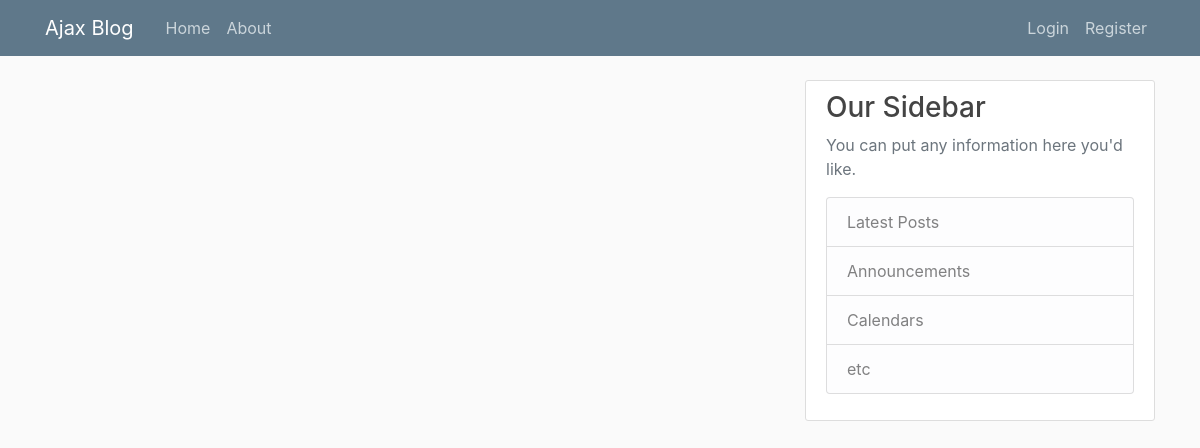
The app's page /home, older data.
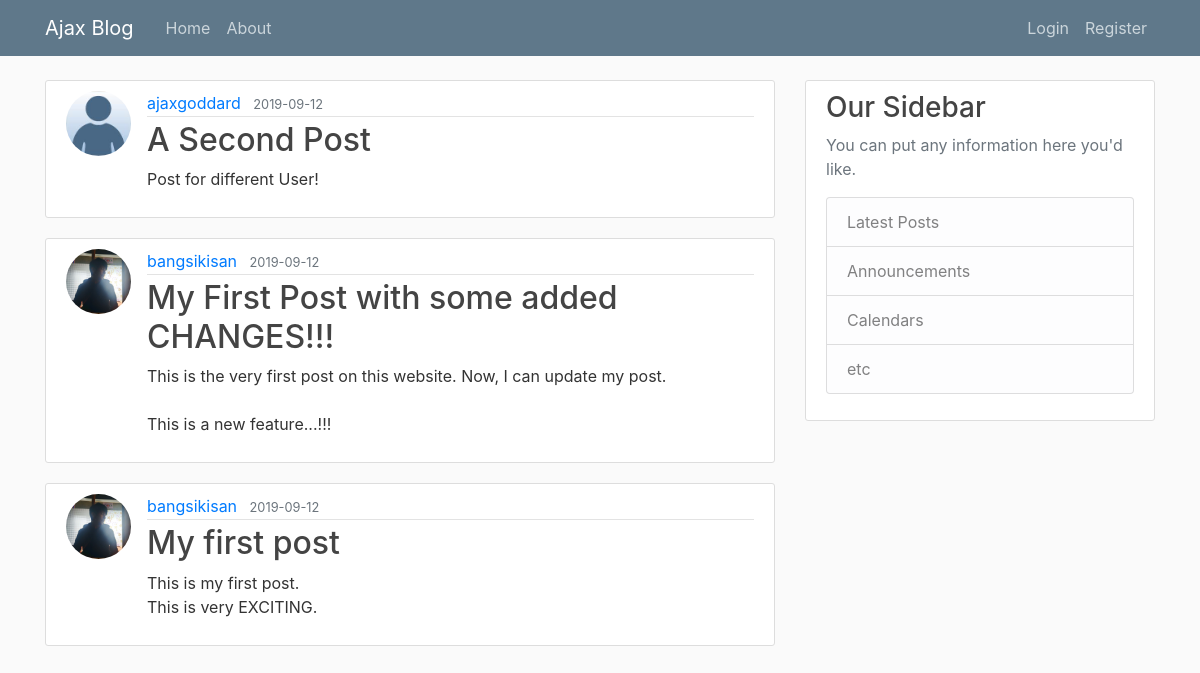
The same page, newer data.
### flaskblog/models.py (models this page shows, shortened)
class Post(db.Model):
    id = db.Column(db.Integer, primary_key=True)
    title = db.Column(db.String(100), nullable=False)
    date_posted = db.Column(db.DateTime, nullable=False, default=datetime.utcnow)
    content = db.Column(db.Text, nullable=False)
    user_id = db.Column(db.Integer, db.ForeignKey('user.id'), nullable=False)

class User(db.Model, UserMixin):
    id = db.Column(db.Integer, primary_key=True)
    username = db.Column(db.String(20), unique=True, nullable=False)
    email = db.Column(db.String(120), unique=True, nullable=False)
    image_file =  db.Column(db.String(20), nullable=False, default='default.jpg')
    password =  db.Column(db.String(60), nullable=False)
    posts = db.relationship('Post', backref='author', lazy=True)

### flaskblog/routes.py (the view)
@app.route('/')
@app.route('/home')
def home():
    page = request.args.get('page', 1, type=int)
    posts = Post.query.order_by(Post.date_posted.desc()).paginate(page=page, per_page=5)
    return render_template('home.html', posts=posts)

### flaskblog/templates/home.html
{% extends 'layout.html' %}
{% block content %}
    {% for post in posts %}
    <article class="media content-section">
      <img class="rounded-circle article-img" src="{{ url_for('static', filename='profile_pics/' + post.author.image_file) }}"></img>
            <div class="media-body">
              <div class="article-metadata">
                <a class="mr-2" href="#">{{ post.author.username }}</a>
                <small class="text-muted">{{ post.date_posted.strftime('%Y-%m-%d') }}</small>
              </div>
              <h2><a class="article-title" href="{{ url_for('post', post_id=post.id) }}">{{ post.title }}</a></h2>
              <p class="article-content">{{ post.content }}</p>
            </div>
          </article>
    {% endfor %}
{% endblock content %}

### flaskblog/templates/layout.html (shortened to what this page needs)
<!DOCTYPE html>
<html lang="en">
<head>
     <link rel="stylesheet" href="https://stackpath.bootstrapcdn.com/bootstrap/4.1.3/css/bootstrap.min.css">
     <link rel="stylesheet" type="text/css" href="{{ url_for('static', filename='main.css') }}">
</head>
<body>
        <header class="site-header">
                <nav class="navbar navbar-expand-md navbar-dark bg-steel fixed-top">
                  <div class="container">
                    <a class="navbar-brand mr-4" href="/">Ajax Blog</a>
                    <div class="collapse navbar-collapse" id="navbarToggle">
                      <div class="navbar-nav mr-auto">
                        <a class="nav-item nav-link" href="{{ url_for('home') }}">Home</a>
                        <a class="nav-item nav-link" href="{{ url_for('about') }}">About</a>
                      </div>
                      <div class="navbar-nav">
                        {% if current_user.is_authenticated %}
                        <a class="nav-item nav-link" href="{{ url_for('new_post') }}">New Post</a>
                        <a class="nav-item nav-link" href="{{ url_for('account') }}">Account</a>
                        <a class="nav-item nav-link" href="{{ url_for('logout') }}">Logout</a>
                        {% else %}
                        <a class="nav-item nav-link" href="{{ url_for('login') }}">Login</a>
                        <a class="nav-item nav-link" href="{{ url_for('register') }}">Register</a>
                        {% endif %}
                      </div>
                    </div>
                  </div>
                </nav>
              </header>
              <main role="main" class="container">
                    <div class="row">
                      <div class="col-md-8">
                        {% block content %}{% endblock %}
                      </div>
                      <div class="col-md-4">
                        <div class="content-section">
                          <h3>Our Sidebar</h3>
                          <p class='text-muted'>You can put any information here you'd like.
                            <ul class="list-group">
                              <li class="list-group-item list-group-item-light">Latest Posts</li>
                              <li class="list-group-item list-group-item-light">Announcements</li>
                              <li class="list-group-item list-group-item-light">Calendars</li>
                              <li class="list-group-item list-group-item-light">etc</li>
                            </ul>
                          </p>
                        </div>
                      </div>
                    </div>
                  </main>
</body>
</html>

### flaskblog/static/main.css (style rules this page uses)
body { background: #fafafa; color: #333333; margin-top: 5rem; }
h1, h2, h3, h4, h5, h6 { color: #444444; }
.bg-steel { background-color: #5f788a; }
.site-header .navbar-nav .nav-link { color: #cbd5db; }
.content-section { background: #ffffff; padding: 10px 20px; border: 1px solid #dddddd; border-radius: 3px; margin-bottom: 20px; }
.article-title { color: #444444; }
.article-content { white-space: pre-line; }
.article-img { height: 65px; width: 65px; margin-right: 16px; }
.article-metadata { padding-bottom: 1px; margin-bottom: 4px; border-bottom: 1px solid #e3e3e3 }

Row changes from the older to the newer data that the page shows:
added Post: image_file (placeholder picture), author.username "ajaxgoddard", date_posted "2019-09-12", title "A Second Post", content "Post for different User!"
added Post: image_file (picture), author.username "bangsikisan", date_posted "2019-09-12", title "My First Post with some added CHANGES!!!", content "This is the very first post on this website. Now, I can update my post. This is a new feature...!!!"
added Post: image_file (picture), author.username "bangsikisan", date_posted "2019-09-12", title "My first post", content "This is my first post. This is very EXCITING."
